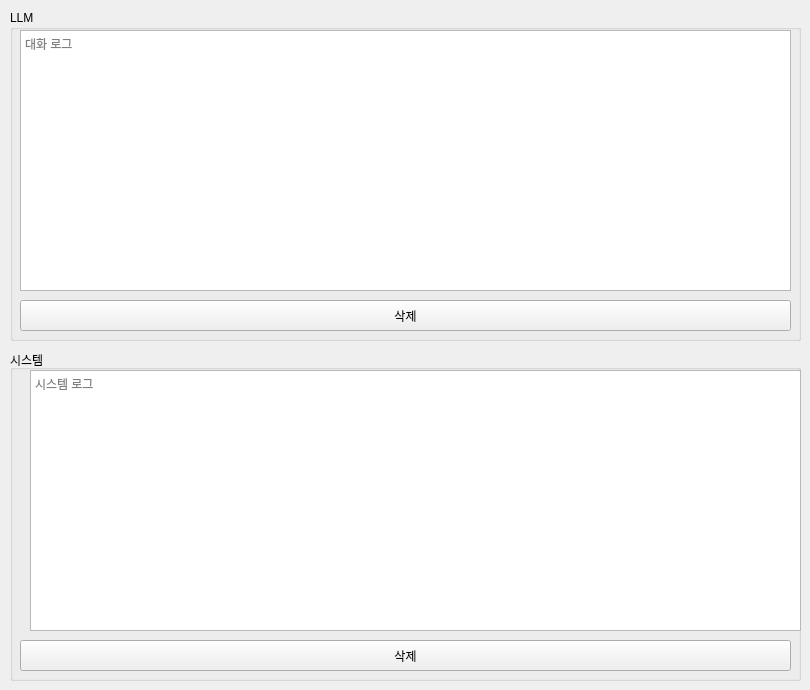
       <widget class="QWidget" name="tab">
        <property name="enabled">
         <bool>true</bool>
        </property>
        <attribute name="title">
         <string>모니터링</string>
        </attribute>
        <widget class="QGroupBox" name="LLMGroupBox">
         <property name="geometry">
          <rect>
           <x>10</x>
           <y>10</y>
           <width>791</width>
           <height>331</height>
          </rect>
         </property>
         <property name="title">
          <string>LLM</string>
         </property>
         <widget class="QTextBrowser" name="LLMTextBrowser">
          <property name="geometry">
           <rect>
            <x>10</x>
            <y>20</y>
            <width>771</width>
            <height>261</height>
           </rect>
          </property>
          <property name="markdown">
           <string/>
          </property>
          <property name="html">
           <string>&lt;!DOCTYPE HTML PUBLIC &quot;-//W3C//DTD HTML 4.0//EN&quot; &quot;http://www.w3.org/TR/REC-html40/strict.dtd&quot;&gt;
&lt;html&gt;&lt;head&gt;&lt;meta name=&quot;qrichtext&quot; content=&quot;1&quot; /&gt;&lt;style type=&quot;text/css&quot;&gt;
p, li { white-space: pre-wrap; }
&lt;/style&gt;&lt;/head&gt;&lt;body style=&quot; font-family:'Gulim'; font-size:9pt; font-weight:400; font-style:normal;&quot;&gt;
&lt;p style=&quot;-qt-paragraph-type:empty; margin-top:0px; margin-bottom:0px; margin-left:0px; margin-right:0px; -qt-block-indent:0; text-indent:0px;&quot;&gt;&lt;br /&gt;&lt;/p&gt;&lt;/body&gt;&lt;/html&gt;</string>
          </property>
          <property name="placeholderText">
           <string>대화 로그</string>
          </property>
         </widget>
         <widget class="QPushButton" name="LLMTextDeleteButton">
          <property name="geometry">
           <rect>
            <x>10</x>
            <y>290</y>
            <width>771</width>
            <height>31</height>
           </rect>
          </property>
          <property name="toolTip">
           <string>대화 로그를 삭제합니다.</string>
          </property>
          <property name="text">
           <string>삭제</string>
          </property>
         </widget>
        </widget>
        <widget class="QGroupBox" name="SystemGroupBox">
         <property name="geometry">
          <rect>
           <x>10</x>
           <y>350</y>
           <width>791</width>
           <height>331</height>
          </rect>
         </property>
         <property name="title">
          <string>시스템</string>
         </property>
         <widget class="QTextBrowser" name="SystemTextBrowser">
          <property name="geometry">
           <rect>
            <x>20</x>
            <y>20</y>
            <width>771</width>
            <height>261</height>
           </rect>
          </property>
          <property name="markdown">
           <string/>
          </property>
          <property name="html">
           <string>&lt;!DOCTYPE HTML PUBLIC &quot;-//W3C//DTD HTML 4.0//EN&quot; &quot;http://www.w3.org/TR/REC-html40/strict.dtd&quot;&gt;
&lt;html&gt;&lt;head&gt;&lt;meta name=&quot;qrichtext&quot; content=&quot;1&quot; /&gt;&lt;style type=&quot;text/css&quot;&gt;
p, li { white-space: pre-wrap; }
&lt;/style&gt;&lt;/head&gt;&lt;body style=&quot; font-family:'Gulim'; font-size:9pt; font-weight:400; font-style:normal;&quot;&gt;
&lt;p style=&quot;-qt-paragraph-type:empty; margin-top:0px; margin-bottom:0px; margin-left:0px; margin-right:0px; -qt-block-indent:0; text-indent:0px;&quot;&gt;&lt;br /&gt;&lt;/p&gt;&lt;/body&gt;&lt;/html&gt;</string>
          </property>
          <property name="placeholderText">
           <string>시스템 로그</string>
          </property>
         </widget>
         <widget class="QPushButton" name="SystemLogDeleteButton">
          <property name="geometry">
           <rect>
            <x>10</x>
            <y>290</y>
            <width>771</width>
            <height>31</height>
           </rect>
          </property>
          <property name="toolTip">
           <string>시스템 로그를 삭제합니다.</string>
          </property>
          <property name="text">
           <string>삭제</string>
          </property>
         </widget>
        </widget>
       </widget>
